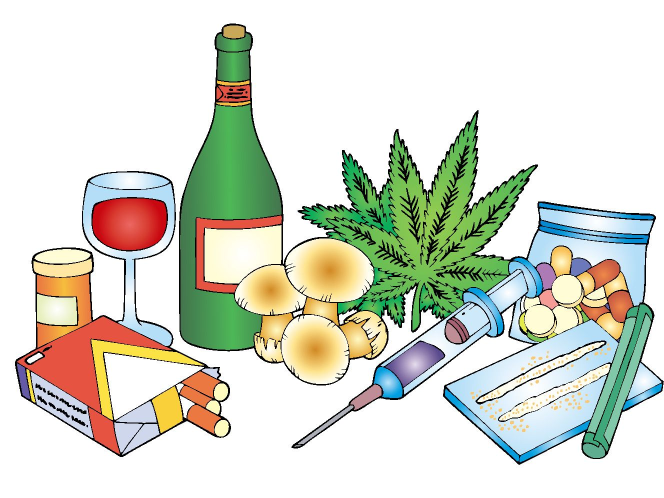
#> input picture scr/drugs.jpg, 1328 x 996 px, given as the content of the folder drugs.jpg, which was not available (shown at 1/2 size)
$ python -i Tratamiento.py   (imports and definitions only)
#> lines starting #> are read from the running program, lines starting #| are printed output that depends on the picture; after the words box and inside, x2 and y2 are one past the last pixel; in counts of white or black regions, pixels touching at a corner belong together; pictures that were not available may be replaced by others from this repository, and a replacement may not be noted
#!/usr/bin/env python3
# -*- coding: utf-8 -*-
"""
Created on Tue Jan  3 22:04:22 2023

Elaborado por: Rios Campusano Beckham Alejandro

@author: alebe
"""

import os
import cv2
import numpy as np

class Tratamiento:

    def __init__(self):
        self.rutas = []
        self.lista_imagenes = []

    def tratar(self, ruta, typ=cv2.THRESH_BINARY, etiq=""):
#> called with ruta = 'drugs.jpg', typ = 0, etiq = ''
        cad = ""
        self.rutas.append(ruta)
        self.imgs = os.listdir(ruta)

        for i in self.imgs:
            img = cv2.imread(ruta + "/" + i)
#> img is the input picture: shape (996, 1328, 3); mean B, G, R 205.4, 218.5, 215
            img = cv2.resize(img, (100, 100)) #Ajustar el tamaño
#> img: shape (100, 100, 3)
            b, g, r = cv2.split(img) #Extraer los planos de color
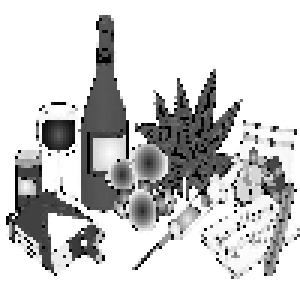
#> b: shape (100, 100) (shown 3 times larger); min 0, max 255, mean 205.2
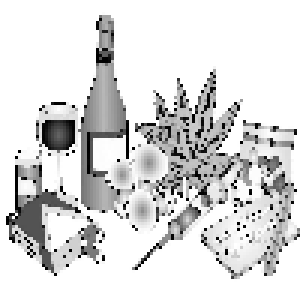
#> g: shape (100, 100) (shown 3 times larger); min 0, max 255, mean 218.1
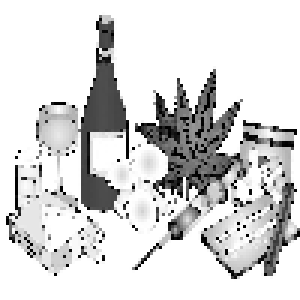
#> r: shape (100, 100) (shown 3 times larger); min 0, max 255, mean 214.6
            img = cv2.GaussianBlur(img, (5,5), 0) # Elimiar el ruido
            img = cv2.cvtColor(img, cv2.COLOR_BGR2GRAY) #Imagen escala de grises
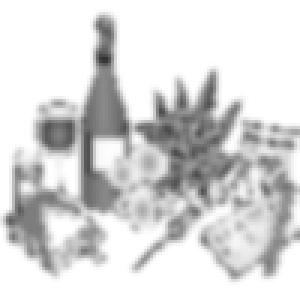
#> img: shape (100, 100) (shown 3 times larger); min 49, max 255, mean 215.6
            _, img = cv2.threshold(img, 127, 255, typ) #Binarizar imagenes
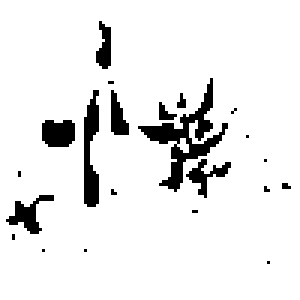
#> img: shape (100, 100) (shown 3 times larger); 91.8% white; 22 black regions (15 under 20 px), largest, box (x1, y1, x2, y2) and area: (46, 26, 76, 64) 280, (28, 30, 33, 69) 139, (14, 40, 25, 49) 88
            img = cv2.erode(img, (3,3)) #Erocionar imagen
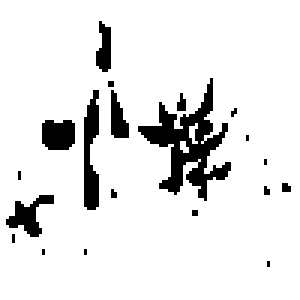
#> img: shape (100, 100) (shown 3 times larger); 90.3% white; 20 black regions (14 under 20 px), largest, box (x1, y1, x2, y2) and area: (46, 26, 77, 67) 444, (28, 30, 33, 70) 148, (14, 40, 25, 50) 99, (2, 65, 18, 79) 99, (37, 30, 43, 46) 63, (32, 7, 37, 24) 61
            img = cv2.morphologyEx(img, cv2.MORPH_CLOSE, (5,5)) #Clausura
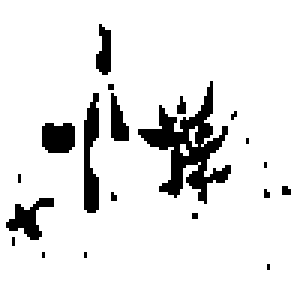
#> img: shape (100, 100) (shown 3 times larger); 90.3% white; 20 black regions (14 under 20 px), largest, box (x1, y1, x2, y2) and area: (46, 27, 77, 68) 444, (28, 31, 33, 71) 148, (14, 41, 25, 51) 99, (2, 66, 18, 80) 99, (37, 31, 43, 47) 63, (32, 8, 37, 25) 61
            con, _ = cv2.findContours(img, cv2.RETR_EXTERNAL, cv2.CHAIN_APPROX_SIMPLE) #Extraer los contornos
#> con = [[[0, 0], [0, 99], [99, 99], [99, 0]]]
            cnt = con[0]
#> cnt = [[0, 0], [0, 99], [99, 99], [99, 0]]
            Mom = cv2.moments(cnt) #Extraer los momentos
#> Mom = moments, m00 9801, centre m10/m00, m01/m00 = (49.5, 49.5)
            Hu = cv2.HuMoments(Mom).flatten() #Momentos de Hu
#> Hu = [0.167, 0, 0, 0, 0, 0, 0]

            if Hu[0] != 0:
                area = str(cv2.contourArea(cnt))
#> area = '9801.0'
                peri = str(round(cv2.arcLength(cnt, True), 4))
#> peri = '396.0'
                promB = str(round(np.sum(b) / len(b), 4))
#> promB = '20524.57'
                promG = str(round(np.sum(g) / len(g), 4))
#> promG = '21812.76'
                promR = str(round(np.sum(r) / len(r), 4))
#> promR = '21463.34'
                m0 = str(Hu[0])
#> m0 = '0.16666666666666666'
                m1 = str(Hu[1])
#> m1 = '0.0'
                m2 = str(Hu[2])
#> m2 = '0.0'
                m3 = str(Hu[3])
#> m3 = '0.0'
                m4 = str(Hu[4])
#> m4 = '0.0'
                m5 = str(Hu[5])
#> m5 = '0.0'
                m6 = str(Hu[6])
#> m6 = '0.0'
                self.lista_imagenes.append(img)

                # [4 lines of commented-out code are left out]
                cad += area + "," + peri + "," + promB + "," + promG + "," + promR
#> cad = '9801.0,396.0,20524.57,21812.76,21463.34'
                cad += "," + m0 + "," + m1 + "," + m2 + "," + m3 + "," + m4 + ","
                cad += m5 + "," + m6 + "," + etiq + "\n"
            else:
                continue
        return cad

    # [78 lines left out: functions tratarImagenesEntrenamiento, tratarImagenesPrueba, tratarImagen, not called in this run]

>>> result = Tratamiento().tratar('drugs.jpg')
